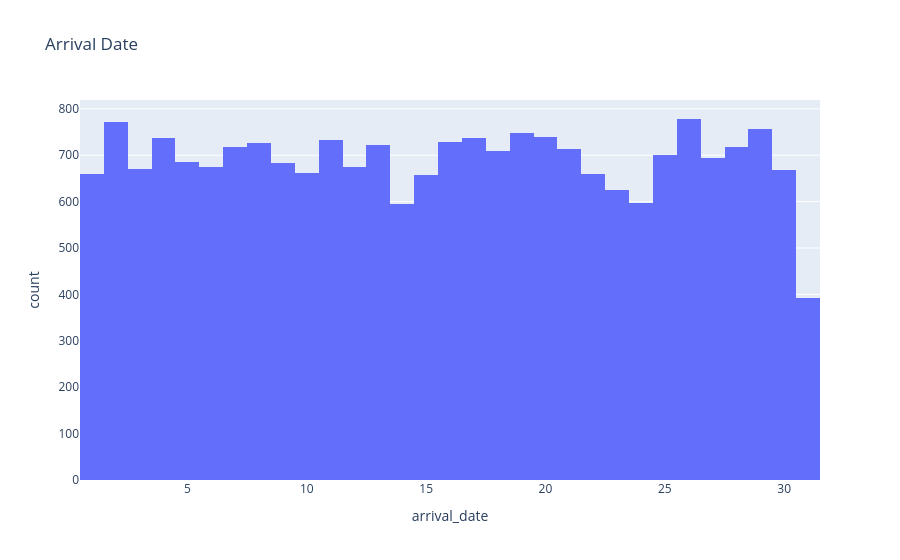
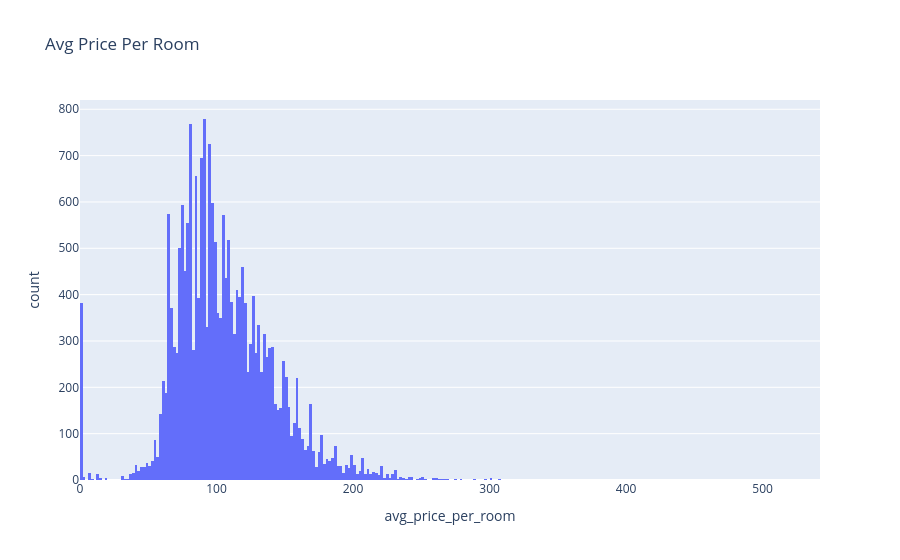

The notebook cell these images were saved under, in order:
### Markdown cell above
## Many unique cat vars

### Code cell
many_var_cols = hotel_df.columns.difference(low_var_cols)
dropdown = widgets.Dropdown(
    options=many_var_cols,
    description="Select a value",
    value=None
)

def histogram_variables(col='arrival_date'):
    try:
        column = col.new 
    except AttributeError:
        column = col
    fig = px.histogram(hotel_df, 
                               column,
                               title=" ".join(column.split("_")).title(),
                               labels = {"x": " ".join(column.split("_")).title(),
                                         "y": "Count"}
    )
    fig.show()
dropdown.observe(histogram_variables, names='value')

dropdown

### Figure 1 — Plotly figure (JSON) as saved in the notebook; plotly's stock layout.template omitted (floating-point values rounded to 4 significant figures; data arrays with more than 128 entries replaced by an {"elided": "..."} marker saying what was removed)
{"data": [{"bingroup": "x", "hovertemplate": "arrival_date=%{x}<br>count=%{y}<extra></extra>", "legendgroup": "", "marker": {"color": "#636efa", "pattern": {"shape": ""}}, "name": "", "orientation": "v", "showlegend": false, "type": "histogram", "x": {"elided": "21331 int values"}, "xaxis": "x", "yaxis": "y"}], "layout": {"barmode": "relative", "legend": {"tracegroupgap": 0}, "title": {"text": "Arrival Date"}, "xaxis": {"anchor": "y", "domain": [0, 1], "title": {"text": "arrival_date"}}, "yaxis": {"anchor": "x", "domain": [0, 1], "title": {"text": "count"}}}}

### Figure 2 — Plotly figure (JSON) as saved in the notebook; plotly's stock layout.template omitted (floating-point values rounded to 4 significant figures; data arrays with more than 128 entries replaced by an {"elided": "..."} marker saying what was removed)
{"data": [{"bingroup": "x", "hovertemplate": "avg_price_per_room=%{x}<br>count=%{y}<extra></extra>", "legendgroup": "", "marker": {"color": "#636efa", "pattern": {"shape": ""}}, "name": "", "orientation": "v", "showlegend": false, "type": "histogram", "x": {"elided": "21331 float values"}, "xaxis": "x", "yaxis": "y"}], "layout": {"barmode": "relative", "legend": {"tracegroupgap": 0}, "title": {"text": "Avg Price Per Room"}, "xaxis": {"anchor": "y", "domain": [0, 1], "title": {"text": "avg_price_per_room"}}, "yaxis": {"anchor": "x", "domain": [0, 1], "title": {"text": "count"}}}}
